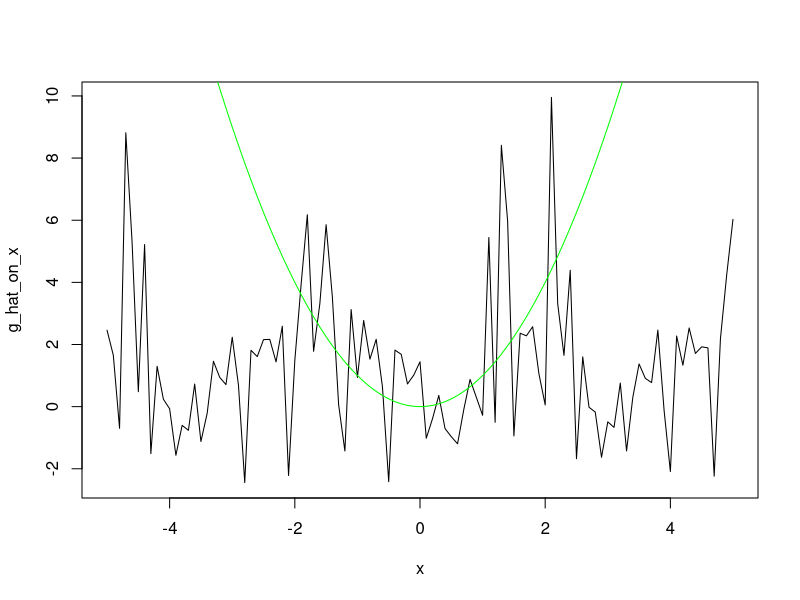

Recreate this plot in R. (Note: this script raises an error after producing the figure.)
#### Functions ####

# data generating function
g <- function(z){
  return (z**2)
}

# Fourier transform for the normal density
fourier_transform <- function(x){
  return(sqrt(2)*exp(-0.5*x**2))
}

#Test avec w laplace density 
fourier_transform <- function(x){
  return (0.5*exp(-abs(x)))
}



# Omega 
calcul_omega <- function(W,n){
  Omega = matrix(0, n, n)
  for (i in 1:n){
    for (j in 1:n){
      Omega[i,j] = fourier_transform(W[i]-W[j])/n**2
    }}
  return(Omega)}


# M (inutile à priori)
calcul_M <- function(g_test, gamma_hat, J, n, Z, Y, W, Omega, p_j, a, b){
  M = 0
  for (i in 1:n){
    for (j in 1:n){
      M = M + (Y[i] - g_test(Z[i], J, p_j, gamma_hat, Z, a,b))*(Y[j] - g_test(Z[j], J, p_j, gamma_hat, Z, a, b))*Omega[i,j]}
  }
  return(M)
}

create_P <- function(J, n, Z, p_j){
  a = min(Z)
  b = max(Z)
  P = matrix(0, J, n)
  for (j in 1:J){
    for (i in 1:n){
      P[j,i] = basis_a_b(j, J, Z[i], a, b, p_j)
    }
  }
  return(P)}

# create P for the splines
library(splines)
create_P_splines <- function(Z, J){
  return(bs(Z, degree = J, intercept = FALSE))
}

# Compute g_hat
g_hat <- function(z, J, p_j, gamma_hat, Z, a, b){
  p_j_vector = rep(0, J)
  for (j in 1:J){
    p_j_vector[j] = basis_a_b(j, J, z, a, b, p_j)
  }
  return(sum(gamma_hat*p_j_vector))
}



#### Bases ####
p_j_trigo_0_1 <-function(j, J, z){
  a = 2*pi*j*z
  #print(a)
  if (j==1){
    return(1)
  }
  if (j%%2 == 0){
    cos_val = cos(a)
    return(sqrt(2)*cos_val)
  }
  else{
    sin_val = sin(a)
    return(sqrt(2)*sin_val)
  }
}

p_j_hist_0_1 <-function(j, J, z){
  l = length(z)
  if (l>1){
    res = rep(0, l)
    for (i in 1:l){
      if (z[i] >= (j - 1) / J && z[i] < j / J) {
        res[i] = sqrt(J)
      } else {
        res[i] = 0
      }
    }
  return(res)}
  else{
    if (z >= (j - 1) / J && z < j / J) {
      return(sqrt(J))
    } else{
      return(0)
    }
  }
}


# generalize for interval [a,b]
basis_a_b <-function(j, J, z, a, b, p_j_0_1){
  return(p_j_0_1(j,J,((z-a)/(b-a)))/sqrt(b-a))
}


#### Gamma program ####
estimation_gamma <- function(n, J, W, Z, Y, p_j, bool_splines){
  a = min(Z)
  b = max(Z)
  #compute Omega
  Omega <- calcul_omega(W,n)
  
  #compute P
  if (bool_splines == 1){
    P <- t(create_P_splines(Z, J))
  }
  else{
    P <- create_P(J,n,Z,p_j)
  }
  
  #compute gamma
  gamma_step = P%*%Omega%*%Y
  gamma_step_invert = solve(P%*%Omega%*%t(P))
  gamma_hat = gamma_step_invert%*%gamma_step
  
  return(gamma_hat)
}


#### Plot the function program ####
plot_function_true_est <- function(x, gamma_hat, p_j_hat, true_g, Z, bool_splines){
  a = min(Z)
  b = max(Z)
  g_hat_on_x = rep(0, length(x))
  if (bool_splines == 0){ 
    for (i in 1:length(x)){
      g_hat_on_x[i] <- g_hat(x[i], J, p_j_hat, gamma_hat, Z, a, b)
    }}
  else{
    basis <- t(as.matrix(bs(x, degree = J, intercept = FALSE)))
    g_hat_on_x <- t(gamma_hat)%*%basis
  }
  g_on_x = g(x)
  plot(x, g_hat_on_x, type = 'l', col = 'black')
  lines(x, g_on_x, type = 'l', col = 'green')
}


#### Generate data ####
n = 1000
W = rnorm(n, 0, 1)
V = rnorm(n, 0, 1)
rhoev = 0.5
rhowz = 0.9
beta = sqrt((rhoev**2)/(1 - rhoev**2))
Z = (beta*W + V)/sqrt(1+beta**2)

eta = rnorm(n, 0, 1)
a = sqrt((rhowz**2)/(1 - rhowz**2))
eps = (a*V + eta)/sqrt(1+beta**2)

Y = g(Z) + eps



#### Estimation ####
Omega <- calcul_omega(W,n)


# trigonometric basis
J = 33
gamma_hat <- estimation_gamma(n,J,W,Z,Y,p_j_trigo_0_1, 0)

x = seq(-5, 5, by = 0.1)
plot_function_true_est(x, gamma_hat, p_j_trigo_0_1, g, Z, 0)


#histogram basis
J = 30
gamma_hat <- estimation_gamma(n,J,W,Z,Y,p_j_hist_0_1,0)

x = seq(-5, 5, by = 0.1)
plot_function_true_est(x, gamma_hat, p_j_hist_0_1, g, Z,0)


# spline basis 
J = 15
gamma_hat <- estimation_gamma(n,J,W,Z,Y, empty, 1)

x = seq(-5, 5, by = 0.1)
plot_function_true_est(x, gamma_hat, empty , g, Z, 1)



#### Optimization of J ####
library(caret)
library(splines)

optimization <- function(Z, W, Y, n, vect_J_to_test, p_train, p_j, bool_splines){
  gamma_hat_list <- vector("list", length(vect_J_to_test))
  a = min(Z)
  b = max(Z)
  MSE_values <- numeric(length(vect_J_to_test))
  
  # split the data in training and test set
  sampled_data <- sample_train_test(Z, Y, W, p_train)
  Z_train <- sampled_data$Z_train
  Y_train <- sampled_data$Y_train
  W_train <- sampled_data$W_train
  Z_validation <- sampled_data$Z_validation
  Y_validation <- sampled_data$Y_validation
  W_validation <- sampled_data$W_validation
  n_train <- length(Z_train)
  
  # compute gamma_hat_train and g_hat_train for the training set
  for (j in 1:length(vect_J_to_test)){
    #compute gamma_hat_train
    gamma_hat <- estimation_gamma(n_train,j,W_train,Z_train,Y_train,p_j,bool_splines)
    gamma_hat_list[[j]] <- gamma_hat
    
  # compute the prediction of g_hat_train on the test set 
    n_val <- length(Z_validation)
    g_hat_on_Z_val = rep(0, n_val)
    if (bool_splines == 0){ 
      for (i in 1:n_val){
        g_hat_on_Z_val[i] <- g_hat(Z_validation[i], j, p_j, gamma_hat, Z_train, a, b)
      }}
    else{
      basis <- t(as.matrix(bs(Z_validation, degree = j, intercept = FALSE)))
      g_hat_on_Z_val <- t(gamma_hat)%*%basis
    }
    
    # compute M and store it 
    #Omega_val <- calcul_omega(W_validation,n_val)
    #M_values[j] <- calcul_M(g_hat_on_Z_val, gamma_hat, j, n_val, Z_validation, Y_validation, W_validation, Omega_val, p_j, a, b)
    
    MSE_values[j] = sum((g_hat_on_Z_val - Y_validation)**2)
    }
  
  # return J corresponding to the smallest MSE
  J_opt = vect_J_to_test[which.min(MSE_values)]
  print(c(MSE_values, J_opt))
  gamma_hat <- estimation_gamma(n,J_opt,W,Z,Y,p_j,bool_splines)
  
  estimation_points <- rep(0, n)
  if (bool_splines == 0){ 
    for (i in 1:length(x)){
      estimation_points[i] <- g_hat(Z[i], J_opt, p_j, gamma_hat, Z, a, b)
    }}
  else{
    basis <- t(as.matrix(bs(Z, degree = J_opt, intercept = FALSE)))
    estimation_points <- t(gamma_hat)%*%basis
  }
  
  plot(Y, estimation_points, col = 'black')
  #points(Z, Y, col = 'green')
}


sample_train_test <- function(Z, Y, W, p_train){
  # Create a single data frame with all variables
  df <- data.frame(Z = Z, Y = Y, W = W)
  
  # Create bins based on the X variable (you can modify the binning logic if needed)
  bins <- cut(df$Z, breaks = 3, labels = FALSE)
  
  # Sample indices for the training set using bins for stratification
  index_train <- createDataPartition(bins, p = p_train, list = FALSE)
  
  # Indices for the validation set (complementary to train indices)
  index_val <- setdiff(seq_len(nrow(df)), index_train)
  
  # Create train and validation sets based on indices
  train_set <- df[index_train, ]
  val_set   <- df[index_val, ]
  
  # Return the training and validation sets
  return(list(
    Z_train = train_set$Z, Y_train = train_set$Y, W_train = train_set$W,
    Z_validation = val_set$Z, Y_validation = val_set$Y, W_validation = val_set$W
  ))
}


# Test 
vect_J_to_test = seq(2, 15, by = 1)
optimization(Z, W, Y, n, vect_J_to_test, 0.8, p_j_hist_0_1, 0)
